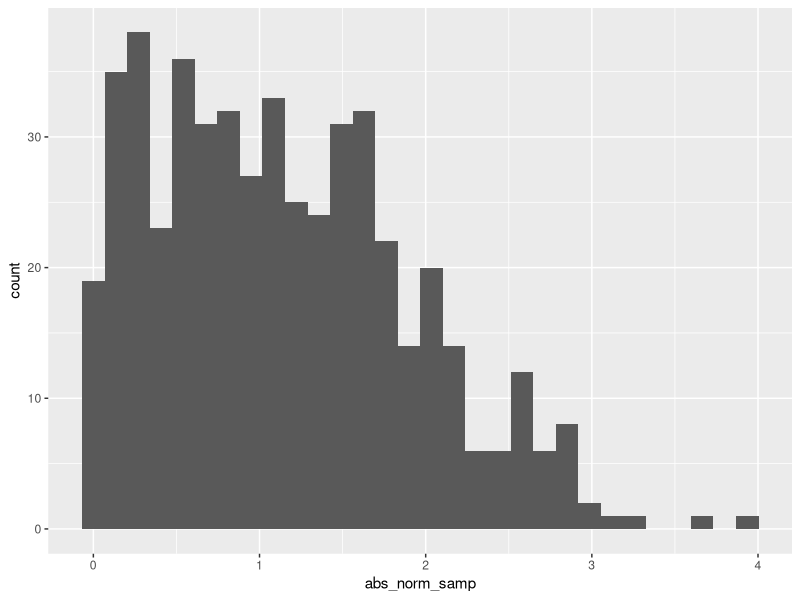

Source code (R):
## ---- chunk 1
samp = rnorm(100)
length(samp)
## ---- chunk 2
library(tidyverse)

la_df = tibble(
  norm_samp = rnorm(500, mean = 1),
  norm_samp_pos = norm_samp > 0,
  abs_norm_samp = abs(norm_samp)
)

ggplot(la_df, aes(x = abs_norm_samp)) + geom_histogram()

median_samp = median(pull(la_df, norm_samp))
